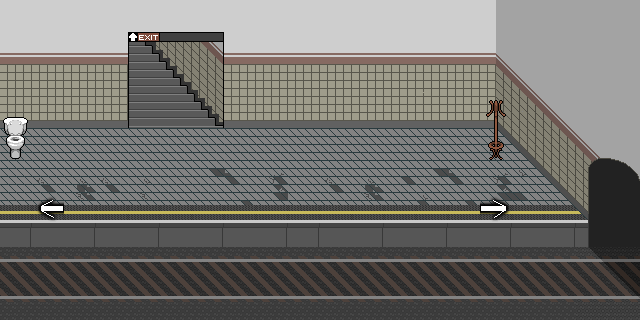

Rendered tile map (Tiled .tmx) drawn with the repository's tilesets; below, a short description and the full map source, tile grids included:
An orthogonal 20x10 tile map with 32x32 px tiles, 3 tile layers (Warstwa Kafelków 1, Warstwa Kafelków 2, Warstwa Kafelków 3), 3 tilesets and 17 objects.

<map version="1.0" tiledversion="1.0.3" orientation="orthogonal" renderorder="right-down" width="20" height="10" tilewidth="32" tileheight="32" nextobjectid="50">
 <tileset firstgid="1" source="metrosy.tsx" />
 <tileset firstgid="201" source="szczalki.tsx" />
 <tileset firstgid="203" source="meble.tsx" />
 <layer name="Warstwa Kafelków 1" width="20" height="10">
  <data encoding="csv">
1,2,3,4,5,6,7,8,9,10,11,12,13,14,15,16,17,18,19,20,
21,22,23,24,25,26,27,28,29,30,31,32,33,34,35,36,37,38,39,40,
41,42,43,44,45,46,47,48,49,50,51,52,53,54,55,56,57,58,59,60,
61,62,63,64,65,66,67,68,69,70,71,72,73,74,75,76,77,78,79,80,
81,82,83,84,85,86,87,88,89,90,91,92,93,94,95,96,97,98,99,100,
101,102,103,104,105,106,107,108,109,110,111,112,113,114,115,116,117,118,119,120,
121,122,123,124,125,126,127,128,129,130,131,132,133,134,135,136,137,138,139,140,
141,142,143,144,145,146,147,148,149,150,151,152,153,154,155,156,157,158,159,160,
161,162,163,164,165,166,167,168,169,170,171,172,173,174,175,176,177,178,179,180,
181,182,183,184,185,186,187,188,189,190,191,192,193,194,195,196,197,198,199,200
</data>
 </layer>
 <layer name="Warstwa Kafelków 2" width="20" height="10">
  <data encoding="csv">
0,0,0,0,0,0,0,0,0,0,0,0,0,0,0,0,0,0,0,0,
0,0,0,0,0,0,0,0,0,0,0,0,0,0,0,0,0,0,0,0,
0,0,0,0,0,0,0,0,0,0,0,0,0,0,0,0,0,0,0,0,
225,0,0,0,0,0,0,0,0,0,0,0,0,0,0,204,0,0,0,0,
234,0,0,0,0,0,0,0,0,0,0,0,0,0,0,213,0,0,0,0,
0,0,0,0,0,0,0,0,0,0,0,0,0,0,0,0,0,0,0,0,
0,201,0,0,0,0,0,0,0,0,0,0,0,0,0,202,0,0,0,0,
0,0,0,0,0,0,0,0,0,0,0,0,0,0,0,0,0,0,0,0,
0,0,0,0,0,0,0,0,0,0,0,0,0,0,0,0,0,0,0,0,
0,0,0,0,0,0,0,0,0,0,0,0,0,0,0,0,0,0,0,0
</data>
 </layer>
 <layer name="Warstwa Kafelków 3" width="20" height="10">
  <data encoding="csv">
0,0,0,0,0,0,0,0,0,0,0,0,0,0,0,0,0,0,0,0,
0,0,0,0,0,0,0,0,0,0,0,0,0,0,0,0,0,0,0,0,
0,0,0,0,0,0,0,0,0,0,0,0,0,0,0,0,0,0,0,0,
0,0,0,0,0,0,0,0,0,0,0,0,0,0,0,0,0,0,0,0,
0,0,0,0,0,0,0,0,0,0,0,0,0,0,0,0,0,0,0,0,
0,0,0,0,0,0,0,0,0,0,0,0,0,0,0,0,0,0,0,0,
0,0,0,0,0,0,0,0,0,0,0,0,0,0,0,0,0,0,0,0,
0,0,0,0,0,0,0,0,0,0,0,0,0,0,0,0,0,0,0,0,
0,0,0,0,0,0,0,0,0,0,0,0,0,0,0,0,0,0,0,0,
0,0,0,0,0,0,0,0,0,0,0,0,0,0,0,0,0,0,0,0
</data>
 </layer>
 <objectgroup name="sciany">
  <object id="25" x="0" y="0" width="128" height="128" />
  <object id="26" x="128" y="0" width="96" height="32" />
  <object id="27" x="224" y="0" width="416" height="128" />
  <object id="28" x="576" y="128" width="64" height="192" />
  <object id="29" x="0" y="224" width="576" height="96" />
  <object id="30" x="544" y="128" width="32" height="32" />
  <object id="31" x="556" y="158.667" width="19.3333" height="25.3333" />
  <object id="32" x="520.667" y="128.667" width="22.6667" height="24" />
  <object id="35" x="192" y="32" width="32" height="32" />
  <object id="36" x="192" y="64" width="32" height="13.875" />
  <object id="42" x="170.75" y="32.25" width="21.125" height="22" />
  <object id="47" x="480" y="128" width="32" height="32" />
 </objectgroup>
 <objectgroup name="spawn">
  <object id="9" x="162" y="118.667" width="32" height="32" />
  <object id="49" x="254.5" y="184" width="32" height="32" />
 </objectgroup>
 <objectgroup name="dzrwi">
  <object id="10" x="136.667" y="46" width="16" height="17.3333" />
 </objectgroup>
 <objectgroup name="next sation">
  <object id="45" x="480" y="192" width="32" height="32" />
 </objectgroup>
 <objectgroup name="previous station">
  <object id="46" x="32" y="192" width="32" height="32" />
 </objectgroup>
</map>